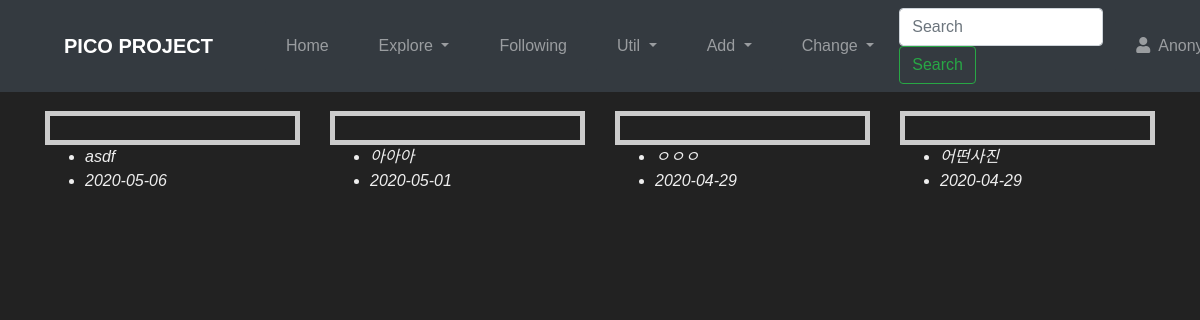
The page /explore/ on the database as committed earlier.
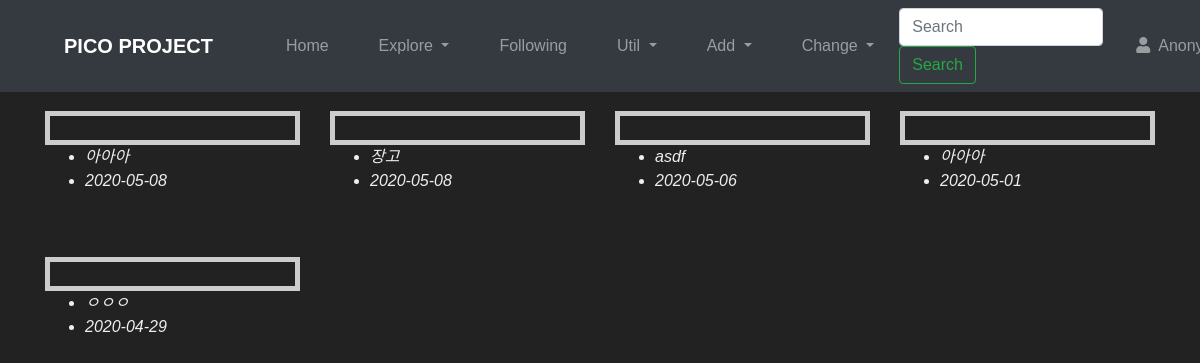
The same page on the database as committed later.
### photo/models.py (models this page shows, shortened)
class Photo(models.Model):
    title = models.CharField('TITLE', max_length=30)
    description = models.TextField('Photo Description', blank=True)
    tags = TaggableManager(blank=True)
    PICOIN = models.PositiveIntegerField(default=0, verbose_name='PICOIN')
    image = models.ImageField('IMAGE', upload_to='SorlPhoto/%Y')
    upload_dt = models.DateTimeField('Upload Date', auto_now_add=True)
    owner = models.ForeignKey(User, on_delete=models.CASCADE, verbose_name='OWNER', blank=True, null=True)
    def get_absolute_url(self):
        return reverse('photo:photo_detail', args=(self.id,))

### photo/views.py (the view)
# urls.py: path('', views.PhotoLV.as_view(), name='index'),
class PhotoLV(ListView):
    model = Photo
    def get_queryset(self):
        return Photo.objects.all().order_by('-upload_dt')

### photo/templates/photo/photo_list.html (shortened to what this page needs)
{% extends "base.html" %}
{% load sorl_thumbnail %}
{% block content %}
    <div class="row">
        {% for photo in object_list|slice:":5" %}
        <div class="col-md-3 mb-5">
            <div class="tumbnail">
            </div>
            <ul>
                <li class="font-italic">{{ photo.title }}</li>
                <li class="font-italic">{{ photo.upload_dt|date:"Y-m-d" }}</li>
            </ul>
        </div>
        {% endfor %}
    </div>
{% endblock %}

Rows that differ between the two databases and show on the page:
no longer on this page (row unchanged): Photo: title "어떤사진", upload_dt "2020-04-29"
added Photo: title "아아아", upload_dt "2020-05-08"
added Photo: title "장고", upload_dt "2020-05-08"
